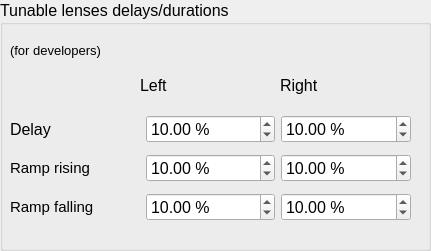
           <widget class="QGroupBox" name="groupBox_13">
            <property name="enabled">
             <bool>true</bool>
            </property>
            <property name="geometry">
             <rect>
              <x>450</x>
              <y>10</y>
              <width>431</width>
              <height>251</height>
             </rect>
            </property>
            <property name="font">
             <font>
              <pointsize>12</pointsize>
             </font>
            </property>
            <property name="title">
             <string>Tunable lenses delays/durations</string>
            </property>
            <widget class="QLabel" name="label_49">
             <property name="geometry">
              <rect>
               <x>140</x>
               <y>70</y>
               <width>91</width>
               <height>31</height>
              </rect>
             </property>
             <property name="font">
              <font>
               <pointsize>12</pointsize>
              </font>
             </property>
             <property name="text">
              <string>Left</string>
             </property>
            </widget>
            <widget class="QLabel" name="label_50">
             <property name="geometry">
              <rect>
               <x>280</x>
               <y>70</y>
               <width>91</width>
               <height>31</height>
              </rect>
             </property>
             <property name="font">
              <font>
               <pointsize>12</pointsize>
              </font>
             </property>
             <property name="text">
              <string>Right</string>
             </property>
            </widget>
            <widget class="QWidget" name="layoutWidget">
             <property name="geometry">
              <rect>
               <x>10</x>
               <y>110</y>
               <width>401</width>
               <height>118</height>
              </rect>
             </property>
             <layout class="QGridLayout" name="gridLayout_3">
              <item row="0" column="0">
               <widget class="QLabel" name="label_52">
                <property name="font">
                 <font>
                  <pointsize>12</pointsize>
                 </font>
                </property>
                <property name="text">
                 <string>Delay</string>
                </property>
               </widget>
              </item>
              <item row="0" column="1">
               <widget class="QDoubleSpinBox" name="LeftETLDelaySpinBox">
                <property name="enabled">
                 <bool>true</bool>
                </property>
                <property name="font">
                 <font>
                  <pointsize>12</pointsize>
                 </font>
                </property>
                <property name="suffix">
                 <string> %</string>
                </property>
                <property name="maximum">
                 <double>100.000000000000000</double>
                </property>
                <property name="singleStep">
                 <double>0.100000000000000</double>
                </property>
                <property name="value">
                 <double>10.000000000000000</double>
                </property>
               </widget>
              </item>
              <item row="0" column="2">
               <widget class="QDoubleSpinBox" name="RightETLDelaySpinBox">
                <property name="enabled">
                 <bool>true</bool>
                </property>
                <property name="font">
                 <font>
                  <pointsize>12</pointsize>
                 </font>
                </property>
                <property name="suffix">
                 <string> %</string>
                </property>
                <property name="maximum">
                 <double>100.000000000000000</double>
                </property>
                <property name="singleStep">
                 <double>0.100000000000000</double>
                </property>
                <property name="value">
                 <double>10.000000000000000</double>
                </property>
               </widget>
              </item>
              <item row="1" column="0">
               <widget class="QLabel" name="label_53">
                <property name="font">
                 <font>
                  <pointsize>11</pointsize>
                 </font>
                </property>
                <property name="text">
                 <string>Ramp rising</string>
                </property>
               </widget>
              </item>
              <item row="1" column="1">
               <widget class="QDoubleSpinBox" name="LeftETLRampRisingSpinBox">
                <property name="enabled">
                 <bool>true</bool>
                </property>
                <property name="font">
                 <font>
                  <pointsize>12</pointsize>
                 </font>
                </property>
                <property name="suffix">
                 <string> %</string>
                </property>
                <property name="maximum">
                 <double>100.000000000000000</double>
                </property>
                <property name="singleStep">
                 <double>0.100000000000000</double>
                </property>
                <property name="value">
                 <double>10.000000000000000</double>
                </property>
               </widget>
              </item>
              <item row="1" column="2">
               <widget class="QDoubleSpinBox" name="RightETLRampRisingSpinBox">
                <property name="enabled">
                 <bool>true</bool>
                </property>
                <property name="font">
                 <font>
                  <pointsize>12</pointsize>
                 </font>
                </property>
                <property name="suffix">
                 <string> %</string>
                </property>
                <property name="maximum">
                 <double>100.000000000000000</double>
                </property>
                <property name="singleStep">
                 <double>0.100000000000000</double>
                </property>
                <property name="value">
                 <double>10.000000000000000</double>
                </property>
               </widget>
              </item>
              <item row="2" column="0">
               <widget class="QLabel" name="label_54">
                <property name="font">
                 <font>
                  <pointsize>11</pointsize>
                 </font>
                </property>
                <property name="text">
                 <string>Ramp falling</string>
                </property>
               </widget>
              </item>
              <item row="2" column="1">
               <widget class="QDoubleSpinBox" name="LeftETLRampFallingSpinBox">
                <property name="enabled">
                 <bool>true</bool>
                </property>
                <property name="font">
                 <font>
                  <pointsize>12</pointsize>
                 </font>
                </property>
                <property name="suffix">
                 <string> %</string>
                </property>
                <property name="maximum">
                 <double>100.000000000000000</double>
                </property>
                <property name="singleStep">
                 <double>0.100000000000000</double>
                </property>
                <property name="value">
                 <double>10.000000000000000</double>
                </property>
               </widget>
              </item>
              <item row="2" column="2">
               <widget class="QDoubleSpinBox" name="RightETLRampFallingSpinBox">
                <property name="enabled">
                 <bool>true</bool>
                </property>
                <property name="font">
                 <font>
                  <pointsize>12</pointsize>
                 </font>
                </property>
                <property name="suffix">
                 <string> %</string>
                </property>
                <property name="maximum">
                 <double>100.000000000000000</double>
                </property>
                <property name="singleStep">
                 <double>0.100000000000000</double>
                </property>
                <property name="value">
                 <double>10.000000000000000</double>
                </property>
               </widget>
              </item>
             </layout>
            </widget>
            <widget class="QLabel" name="label_47">
             <property name="geometry">
              <rect>
               <x>10</x>
               <y>30</y>
               <width>151</width>
               <height>41</height>
              </rect>
             </property>
             <property name="font">
              <font>
               <pointsize>10</pointsize>
              </font>
             </property>
             <property name="text">
              <string>(for developers)</string>
             </property>
            </widget>
           </widget>
